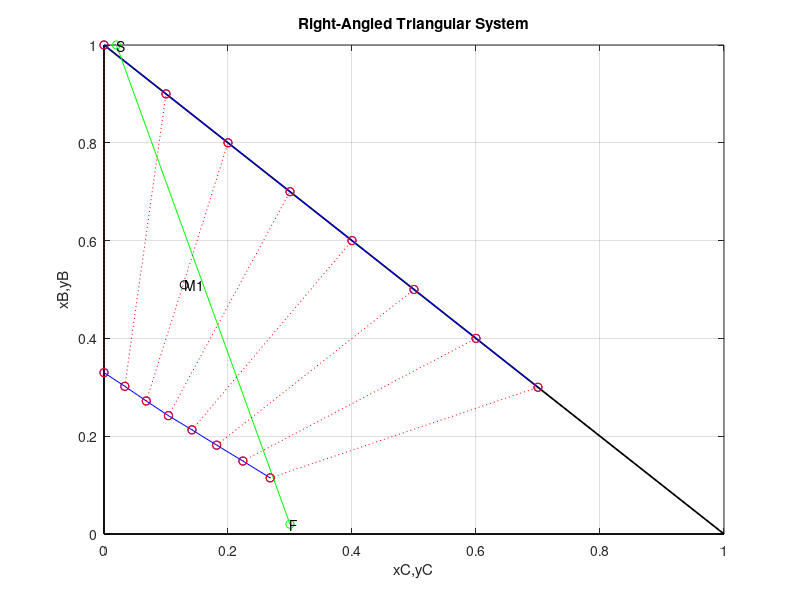

Here is the MATLAB script that generated this plot: (Note: this script raises an error after producing the figure.)
clc;
clear;
xb = [0.33 0.302 0.272 0.242 0.213 0.1817 0.1492 0.1148];
 xc = [0 0.0336 0.0682 0.1039 0.1419 0.1817 0.224 0.268];
 xa = 1-xb-xc;
 yc = [0 0.1 0.2 0.3 0.4 0.5 0.6 0.7];
 for i = 1: length(yc);
    yb(i) = -yc(i) + 1;
 end
 ya = 1-yb-yc;

 %plotting in right triangular system
 figure(1)
 plot([0 1 0 0], [0 0 1 0], 'k-', 'linewidth', 1.25); grid on; hold on;
 plot(xc, xb, 'bo-'); grid on; hold on;

 plot(yc, yb, 'bo-'); grid on; hold on;
 xlabel('xC,yC'); ylabel('xB,yB');
 title('Right-Angled Triangular System');
 
 %plotting FS line
 F1 = [0.3 0.02];
 S1 = [0.02 1];
 plot(F1, S1, 'go-');grid on; hold on;
 text(0.3, 0.02, 'F');
 text(0.02, 1, 'S');

 tie_xb = xb;
 tie_xc = xc;
 tie_yb = yb;
 tie_yc = yc;
%plotting the tie lines
for i = 1:length(tie_xb)
   plot([tie_xc(i) tie_yc(i)],[tie_xb(i) tie_yb(i)], 'ro:');grid on; hold on;
end   

tie_slope = ones(1, length(tie_xc));
tie_slope(1)=60;
for i = 2:length(tie_xc)
  tie_slope(i) = (tie_xb(i)-tie_yb(i))/(tie_xc(i)- tie_yc(i));
end

%fitting to polynomials
 p1 = polyfit(xc, xb, 1);
 f1 = polyval(p1, xc);
 p2 = polyfit(yc, yb, 1);
 f2 = polyval(p2, yc);

 %given data
 S =  2100;
 F =  2000 ;
 xcf = 0.26;
 xbf = 0;
 ycs = 0.005;
 ybs = 1-ycs;
 xcr_n = 0.015;

 %cross current process
 i=1;
 xcr=1;%any values so that loop can run for first step
 Sum_solvent = 0;
 solute_leaving = 0;

 while (xcr > xcr_n)
    %plotting the M(i) points
    M = F+S;
    Mx = (F*xcf+S*ycs)/M;
    My = (F*xbf+S*ybs)/M;
    plot(Mx, My, 'ko')
    text(Mx, My, ['M' num2str(i) ''])

    % tie line interpolation
    for k =2:length(tie_xc)
        if Mx<=((tie_yc(k)+tie_xc(k))/2) && Mx>=((tie_yc(k-1)+tie_xc(k-1))/2)
            break;
        end
    end

    if (k==2)
        slope = tie_slope(k-1) + ((Mx-tie_yc(k-1))/(tie_yc(k)-tie_yc(k-1))) * (tie_slope(k) - tie_slope(k-1));
    else
        slope = tie_slope(k-1) + (Mx-tie_yc(k-1))/(tie_yc(k)-tie_yc(k-1));
    end

    % calculating the concentrations after each stage
    syms x y
    x_vals = linspace(0, 1, 10);
    y_vals = slope * (x_vals - Mx ) + My;
    intercept = slope * (0 - Mx ) + My; %y at x_vals=0
    [xcr, xbr] = vpasolve([y ==poly2sym(p1,x), y == slope * x + intercept], [x,y], [0 1;0 1]);
    [yce, ybe] = vpasolve([y == poly2sym(p2,x), y == slope * x + intercept], [x,y], [0 1;0 1]);
 
    plot([xcr yce], [xbr ybe],'bo-');grid on; hold on;
    plot([xcr ycs], [xbr ybs], 'c-');grid on; hold on;
    %calculating the amount of underflow and overflow after each stage
 
    [r, e] = vpasolve([y == M-x, y ==x*((Mx-xcr)/(yce-Mx))], [x,y], [0, Inf; 0, Inf]);
    %printing the results
     fprintf('Amount of underflow after stage_%d =', i);
     disp(r);
     fprintf('Amount of overflow after stage_%d =', i);
     disp(e);
     fprintf('Underflow concentration after stage_%d = ', i);
     disp(xcr);
     fprintf('Overflow concentration after stage_%d = ', i);
     disp(yce);
    %calculating fractional recovery after each stage
    fprintf('Fraction of solute removed in stage_%d =', i);
    disp((yce*e-S*ycs)/(F*xcf)); 

    Sum_solvent = Sum_solvent+S;
    solute_leaving = solute_leaving + (e*yce);

    xbf = xbr;
    xcf = xcr;
    F= r;
    text( xcf, xbf,['L' num2str(i) '']);
    text( yce, ybe,['V' num2str(i) '']);
    i=i+1;
 end
